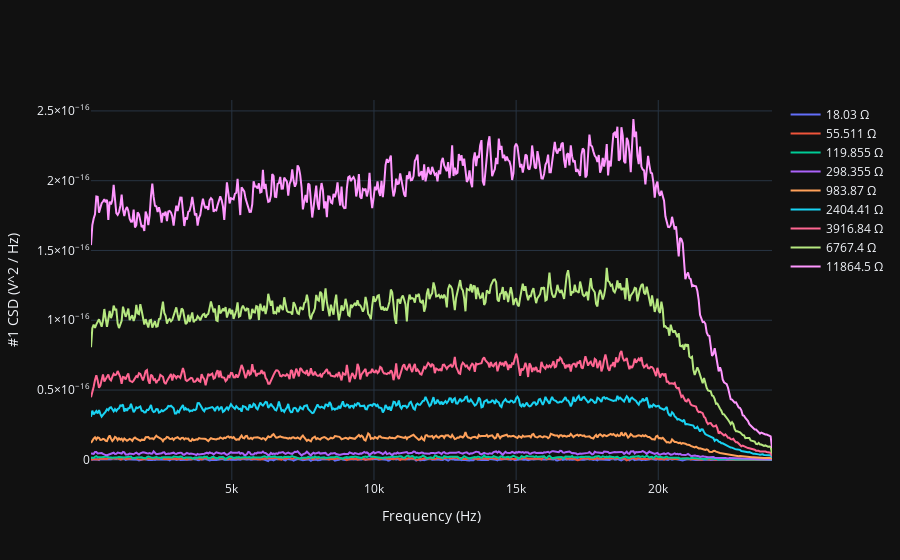
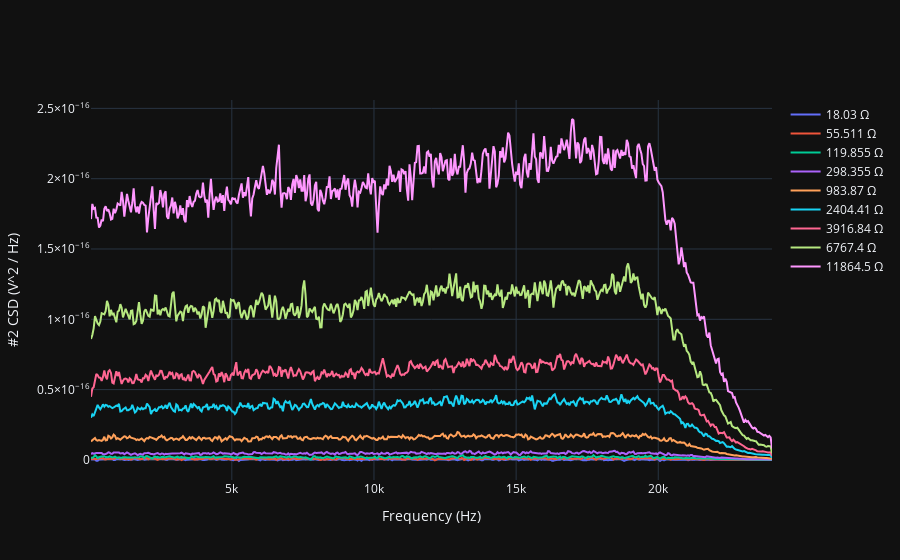
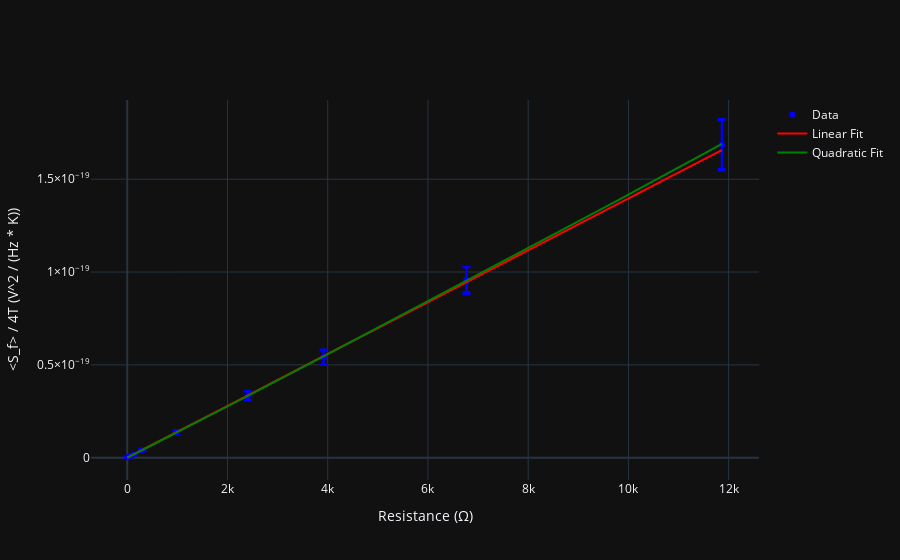
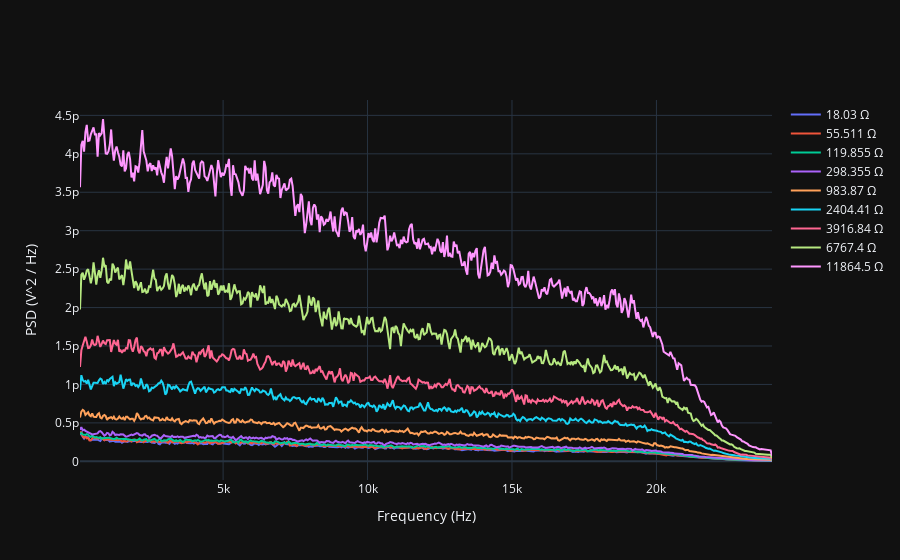

The cell these charts' notebook holds for them, in order:
### Code cell
# Noise data analysis

Temp = 21.1 + 273.15
Temp_std = 1

fs = 48000

Pden_arr = np.array([])
Pden_std_arr = np.array([])

V_1 = 50E-3
cR_1 = 120.26E3

def v_into_amp(V_in, R_1, R_2):
    return V_in * R_2 / (R_1 + R_2)


def G_std_over_G(f, V_in, R_2):
    return np.sqrt( ( (3E-3 + 0.01 * G_interp(f) * V_in) / (G_interp(f) * V_in) ) ** 2
                                     + (( v_into_amp(3E-3, cR_1, R_2) + 0.01 * V_in) / V_in) ** 2)

fig1 = go.Figure()
fig1.update_layout(
    xaxis_title="Frequency (Hz)",
    yaxis_title="#1 CSD (V^2 / Hz)",
    #xaxis_type="log",
    #yaxis_type='log',
    template="plotly_dark"
)

fig2 = go.Figure()
fig2.update_layout(
    xaxis_title="Frequency (Hz)",
    yaxis_title="#2 CSD (V^2 / Hz)",
    #xaxis_type="log",
    #yaxis_type='log',
    template="plotly_dark"
)

fig4 = go.Figure()
fig4.update_layout(
    xaxis_title="Frequency (Hz)",
    yaxis_title="PSD (V^2 / Hz)",
    #xaxis_type="log",
    template="plotly_dark"
)

# Spectral Analysis
r = 0
for v_dat_1L, v_dat_2L, v_dat_1R, v_dat_2R in zip(v_data_1L_arr, v_data_2L_arr, v_data_1R_arr, v_data_2R_arr):
    f1, P_den_1 = signal.welch(v_dat_1L, fs, nperseg=1024)
    f1 = f1[1:]
    P_den_1 = P_den_1[1:].real / G_interp(f1) / C_interp(f1)
    
    fc_1, P_den_cross_1 = signal.csd(v_dat_1L, v_dat_1R, fs, nperseg=1024)
    fc_2, P_den_cross_2 = signal.csd(v_dat_2L, v_dat_2R, fs, nperseg=1024)
    fc_1 = fc_1[1:].real
    fc_2 = fc_2[1:].real
    P_den_cross_1 = P_den_cross_1[1:].real
    P_den_cross_2 = P_den_cross_2[1:].real
    P_den1 = P_den_cross_1 / G_interp(fc_1) ** 2 / C_interp(fc_1) ** 2
    P_den2 = P_den_cross_2 / G_interp(fc_2) ** 2 / C_interp(fc_2) ** 2
    f_flat1 = fc_1[10:400]
    f_flat2 = fc_2[10:400]
    P_den1_flat = P_den1[10:400]
    P_den2_flat = P_den2[10:400]
    
    

    fig1.add_trace(go.Scatter(
        x=fc_1, y=P_den1,
        name='{} Ω'.format(R_arr[r]),
        mode='lines',
        # line=dict(
        #     color=color_arr[r]
        # )
    ))

    fig2.add_trace(go.Scatter(
        x=fc_2, y=P_den2,
        name='{} Ω'.format(R_arr[r]),
        mode='lines',
        # line=dict(
        #     color=color_arr[r]
        # )
    ))

    fig4.add_trace(go.Scatter(
        x=f1, y=P_den_1,
        name='{} Ω'.format(R_arr[r]),
        mode='lines',
    ))

    data_std1 = np.sqrt(
        np.sum(
            ( 2 * P_den1_flat * np.sqrt( (2/40) ** 2 +
                                         (0.2 / G_interp(f_flat1) + 0.01) ** 2) ) ** 2
        )
    ) / len(f_flat1)
    data_std2 = np.sqrt(
        np.sum(
            ( 2 * P_den2_flat * np.sqrt( (2/40) ** 2 +
                                         (0.2 / G_interp(f_flat2) + 0.01) ** 2) ) ** 2
        )
    ) / len(f_flat2)
    
    Pden_std_arr = np.array([*Pden_std_arr, *[np.sqrt(np.std(P_den1_flat) ** 2 + data_std1 ** 2),
                                            np.sqrt(np.std(P_den2_flat) ** 2 + data_std2 ** 2)]])
    Pden_arr = np.array([*Pden_arr, *[np.mean(P_den1_flat),
                                    np.mean(P_den2_flat)]])
    
    r += 1

# Fitting data
def lin_func(x, a, b):
    return a*x + b

def quad_func(x, a, b, c):
    return a*x**2 + b*x + c

ext_R_arr = np.array([])
for res in R_arr:    
    ext_R_arr = np.array([*ext_R_arr, res, res])

kb_slope_arr = Pden_arr / (4 * Temp)
kb_slope_std_arr = Pden_arr / (4 * Temp) * np.sqrt((Pden_std_arr / Pden_arr) ** 2 + (Temp_std / Temp) ** 2)

params_lin, cov_lin = curve_fit(lin_func, ext_R_arr, kb_slope_arr, sigma=kb_slope_std_arr)
p_lin_err = np.sqrt(np.diag(cov_lin))

params_quad, cov_quad = curve_fit(quad_func, ext_R_arr, kb_slope_arr, sigma=kb_slope_std_arr)
p_quad_err = np.sqrt(np.diag(cov_quad))

R_space = np.linspace(0, max(R_arr), 10000)


# Plotting
fig3 = go.Figure()
fig3.add_trace(go.Scatter(
    x=ext_R_arr, y=kb_slope_arr,
    error_y=dict(
        type='data',
        array=kb_slope_std_arr,
        color='blue'
    ),
    name='Data', 
    mode='markers',
    marker=dict(
        color='blue'
    )
))

fig3.add_trace(go.Scatter(
    x=R_space, y=lin_func(R_space, *params_lin),
    name='Linear Fit',
    mode='lines',
    line=dict(
        color='red'
    )
))

fig3.add_trace(go.Scatter(
    x=R_space, y=quad_func(R_space, *params_quad),
    name='Quadratic Fit',
    mode='lines',
    line=dict(
        color='green'
    )
))

fig3.update_layout(
    xaxis_title='Resistance (Ω)',
    yaxis_title='<S_f> / 4T (V^2 / (Hz * K))',
    template="plotly_dark"
)

fig1.show()
fig1.write_image('# 1 CSD per R.pdf')
fig1.write_image('# 1 CSD per R.png')
fig2.show()
fig2.write_image('# 2 CSD per R.pdf')
fig2.write_image('# 2 CSD per R.png')
fig3.show()
fig3.write_image('S vs R plot.pdf')
fig3.write_image('S vs R plot.png')
fig4.show()

print('Lin param: {} +/- {} , Const param: {} +/- {}'.format(params_lin[0], p_lin_err[0], params_lin[1], p_lin_err[1]))
print('Quad param: {} +/- {} , Lin param: {} +/- {} , Const param: {} +/- {}'.format(params_quad[0], p_quad_err[0], params_quad[1],
                                                                                     p_quad_err[1], params_quad[2], p_quad_err[2]))

### Figure 1 — Plotly figure (JSON) as saved in the notebook; plotly's stock layout.template omitted (floating-point values rounded to 4 significant figures; data arrays with more than 128 entries replaced by an {"elided": "..."} marker saying what was removed)
{"data": [{"mode": "lines", "name": "18.03 Ω", "type": "scatter", "x": {"elided": "512 float values"}, "y": {"elided": "512 float values"}}, {"mode": "lines", "name": "55.511 Ω", "type": "scatter", "x": {"elided": "512 float values"}, "y": {"elided": "512 float values"}}, {"mode": "lines", "name": "119.855 Ω", "type": "scatter", "x": {"elided": "512 float values"}, "y": {"elided": "512 float values"}}, {"mode": "lines", "name": "298.355 Ω", "type": "scatter", "x": {"elided": "512 float values"}, "y": {"elided": "512 float values"}}, {"mode": "lines", "name": "983.87 Ω", "type": "scatter", "x": {"elided": "512 float values"}, "y": {"elided": "512 float values"}}, {"mode": "lines", "name": "2404.41 Ω", "type": "scatter", "x": {"elided": "512 float values"}, "y": {"elided": "512 float values"}}, {"mode": "lines", "name": "3916.84 Ω", "type": "scatter", "x": {"elided": "512 float values"}, "y": {"elided": "512 float values"}}, {"mode": "lines", "name": "6767.4 Ω", "type": "scatter", "x": {"elided": "512 float values"}, "y": {"elided": "512 float values"}}, {"mode": "lines", "name": "11864.5 Ω", "type": "scatter", "x": {"elided": "512 float values"}, "y": {"elided": "512 float values"}}], "layout": {"xaxis": {"title": {"text": "Frequency (Hz)"}}, "yaxis": {"title": {"text": "#1 CSD (V^2 / Hz)"}}}}

### Figure 2 — Plotly figure (JSON) as saved in the notebook; plotly's stock layout.template omitted (floating-point values rounded to 4 significant figures; data arrays with more than 128 entries replaced by an {"elided": "..."} marker saying what was removed)
{"data": [{"mode": "lines", "name": "18.03 Ω", "type": "scatter", "x": {"elided": "512 float values"}, "y": {"elided": "512 float values"}}, {"mode": "lines", "name": "55.511 Ω", "type": "scatter", "x": {"elided": "512 float values"}, "y": {"elided": "512 float values"}}, {"mode": "lines", "name": "119.855 Ω", "type": "scatter", "x": {"elided": "512 float values"}, "y": {"elided": "512 float values"}}, {"mode": "lines", "name": "298.355 Ω", "type": "scatter", "x": {"elided": "512 float values"}, "y": {"elided": "512 float values"}}, {"mode": "lines", "name": "983.87 Ω", "type": "scatter", "x": {"elided": "512 float values"}, "y": {"elided": "512 float values"}}, {"mode": "lines", "name": "2404.41 Ω", "type": "scatter", "x": {"elided": "512 float values"}, "y": {"elided": "512 float values"}}, {"mode": "lines", "name": "3916.84 Ω", "type": "scatter", "x": {"elided": "512 float values"}, "y": {"elided": "512 float values"}}, {"mode": "lines", "name": "6767.4 Ω", "type": "scatter", "x": {"elided": "512 float values"}, "y": {"elided": "512 float values"}}, {"mode": "lines", "name": "11864.5 Ω", "type": "scatter", "x": {"elided": "512 float values"}, "y": {"elided": "512 float values"}}], "layout": {"xaxis": {"title": {"text": "Frequency (Hz)"}}, "yaxis": {"title": {"text": "#2 CSD (V^2 / Hz)"}}}}

### Figure 3 — Plotly figure (JSON) as saved in the notebook; plotly's stock layout.template omitted (floating-point values rounded to 4 significant figures; data arrays with more than 128 entries replaced by an {"elided": "..."} marker saying what was removed)
{"data": [{"error_y": {"array": [3.283e-22, 3.086e-22, 3.153e-22, 3.187e-22, 3.713e-22, 3.557e-22, 5.367e-22, 4.956e-22, 9.92e-22, 1.057e-21, 2.537e-21, 2.276e-21, 3.944e-21, 4e-21, 7.256e-21, 6.841e-21, 1.39e-20, 1.327e-20], "color": "blue", "type": "data"}, "marker": {"color": "blue"}, "mode": "markers", "name": "Data", "type": "scatter", "x": [18.03, 18.03, 55.51, 55.51, 119.9, 119.9, 298.4, 298.4, 983.9, 983.9, 2404.0, 2404.0, 3917.0, 3917.0, 6767.0, 6767.0, 11860.0, 11860.0], "y": [2.48e-22, 3.048e-22, 7.764e-22, 7.235e-22, 1.63e-21, 1.648e-21, 4.083e-21, 4.047e-21, 1.366e-20, 1.367e-20, 3.33e-20, 3.347e-20, 5.407e-20, 5.421e-20, 9.532e-20, 9.591e-20, 1.685e-19, 1.687e-19]}, {"line": {"color": "red"}, "mode": "lines", "name": "Linear Fit", "type": "scatter", "x": {"elided": "10000 float values"}, "y": {"elided": "10000 float values"}}, {"line": {"color": "green"}, "mode": "lines", "name": "Quadratic Fit", "type": "scatter", "x": {"elided": "10000 float values"}, "y": {"elided": "10000 float values"}}], "layout": {"xaxis": {"title": {"text": "Resistance (Ω)"}}, "yaxis": {"title": {"text": "<S_f> / 4T (V^2 / (Hz * K))"}}}}

### Figure 4 — Plotly figure (JSON) as saved in the notebook; plotly's stock layout.template omitted (floating-point values rounded to 4 significant figures; data arrays with more than 128 entries replaced by an {"elided": "..."} marker saying what was removed)
{"data": [{"mode": "lines", "name": "18.03 Ω", "type": "scatter", "x": {"elided": "512 float values"}, "y": {"elided": "512 float values"}}, {"mode": "lines", "name": "55.511 Ω", "type": "scatter", "x": {"elided": "512 float values"}, "y": {"elided": "512 float values"}}, {"mode": "lines", "name": "119.855 Ω", "type": "scatter", "x": {"elided": "512 float values"}, "y": {"elided": "512 float values"}}, {"mode": "lines", "name": "298.355 Ω", "type": "scatter", "x": {"elided": "512 float values"}, "y": {"elided": "512 float values"}}, {"mode": "lines", "name": "983.87 Ω", "type": "scatter", "x": {"elided": "512 float values"}, "y": {"elided": "512 float values"}}, {"mode": "lines", "name": "2404.41 Ω", "type": "scatter", "x": {"elided": "512 float values"}, "y": {"elided": "512 float values"}}, {"mode": "lines", "name": "3916.84 Ω", "type": "scatter", "x": {"elided": "512 float values"}, "y": {"elided": "512 float values"}}, {"mode": "lines", "name": "6767.4 Ω", "type": "scatter", "x": {"elided": "512 float values"}, "y": {"elided": "512 float values"}}, {"mode": "lines", "name": "11864.5 Ω", "type": "scatter", "x": {"elided": "512 float values"}, "y": {"elided": "512 float values"}}], "layout": {"xaxis": {"title": {"text": "Frequency (Hz)"}}, "yaxis": {"title": {"text": "PSD (V^2 / Hz)"}}}}
